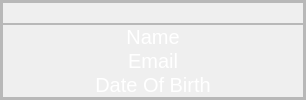
         <widget class="QWidget" name="profilePage">
          <layout class="QVBoxLayout" name="verticalLayout_14">
           <property name="spacing">
            <number>0</number>
           </property>
           <property name="leftMargin">
            <number>0</number>
           </property>
           <property name="topMargin">
            <number>0</number>
           </property>
           <property name="rightMargin">
            <number>0</number>
           </property>
           <property name="bottomMargin">
            <number>0</number>
           </property>
           <item>
            <widget class="QFrame" name="frame_18">
             <property name="styleSheet">
              <string notr="true"/>
             </property>
             <property name="frameShape">
              <enum>QFrame::StyledPanel</enum>
             </property>
             <property name="frameShadow">
              <enum>QFrame::Raised</enum>
             </property>
             <layout class="QVBoxLayout" name="verticalLayout_28">
              <property name="spacing">
               <number>0</number>
              </property>
              <property name="leftMargin">
               <number>0</number>
              </property>
              <property name="topMargin">
               <number>0</number>
              </property>
              <property name="rightMargin">
               <number>0</number>
              </property>
              <property name="bottomMargin">
               <number>0</number>
              </property>
              <item>
               <widget class="QFrame" name="frame_20">
                <property name="autoFillBackground">
                 <bool>false</bool>
                </property>
                <property name="styleSheet">
                 <string notr="true"/>
                </property>
                <property name="frameShape">
                 <enum>QFrame::StyledPanel</enum>
                </property>
                <property name="frameShadow">
                 <enum>QFrame::Raised</enum>
                </property>
                <layout class="QVBoxLayout" name="verticalLayout_27">
                 <property name="spacing">
                  <number>0</number>
                 </property>
                 <property name="leftMargin">
                  <number>0</number>
                 </property>
                 <property name="topMargin">
                  <number>0</number>
                 </property>
                 <property name="rightMargin">
                  <number>0</number>
                 </property>
                 <property name="bottomMargin">
                  <number>0</number>
                 </property>
                 <item>
                  <widget class="QFrame" name="frame_40">
                   <property name="styleSheet">
                    <string notr="true">image: url(:/logo/User-removebg-preview.png);
background:none;
</string>
                   </property>
                   <property name="frameShape">
                    <enum>QFrame::StyledPanel</enum>
                   </property>
                   <property name="frameShadow">
                    <enum>QFrame::Raised</enum>
                   </property>
                  </widget>
                 </item>
                 <item>
                  <widget class="QFrame" name="frame_33">
                   <property name="minimumSize">
                    <size>
                     <width>0</width>
                     <height>0</height>
                    </size>
                   </property>
                   <property name="maximumSize">
                    <size>
                     <width>16777215</width>
                     <height>16777215</height>
                    </size>
                   </property>
                   <property name="styleSheet">
                    <string notr="true">background:none;</string>
                   </property>
                   <property name="frameShape">
                    <enum>QFrame::StyledPanel</enum>
                   </property>
                   <property name="frameShadow">
                    <enum>QFrame::Raised</enum>
                   </property>
                   <layout class="QVBoxLayout" name="verticalLayout_40">
                    <property name="spacing">
                     <number>0</number>
                    </property>
                    <property name="leftMargin">
                     <number>0</number>
                    </property>
                    <property name="topMargin">
                     <number>0</number>
                    </property>
                    <property name="rightMargin">
                     <number>0</number>
                    </property>
                    <property name="bottomMargin">
                     <number>0</number>
                    </property>
                    <item alignment="Qt::AlignHCenter|Qt::AlignBottom">
                     <widget class="QLabel" name="label_16">
                      <property name="font">
                       <font>
                        <pointsize>15</pointsize>
                       </font>
                      </property>
                      <property name="styleSheet">
                       <string notr="true">border-bottom:2px solid #e60540;
min-width:300px;
color:white</string>
                      </property>
                      <property name="text">
                       <string>Name</string>
                      </property>
                      <property name="alignment">
                       <set>Qt::AlignCenter</set>
                      </property>
                     </widget>
                    </item>
                    <item alignment="Qt::AlignHCenter|Qt::AlignVCenter">
                     <widget class="QLabel" name="label_17">
                      <property name="font">
                       <font>
                        <pointsize>15</pointsize>
                       </font>
                      </property>
                      <property name="styleSheet">
                       <string notr="true">border-bottom:2px solid #e60540;
min-width:300px;
color:white</string>
                      </property>
                      <property name="text">
                       <string>Email</string>
                      </property>
                      <property name="alignment">
                       <set>Qt::AlignCenter</set>
                      </property>
                     </widget>
                    </item>
                    <item alignment="Qt::AlignHCenter|Qt::AlignTop">
                     <widget class="QLabel" name="label_18">
                      <property name="font">
                       <font>
                        <pointsize>15</pointsize>
                       </font>
                      </property>
                      <property name="styleSheet">
                       <string notr="true">border-bottom:2px solid #e60540;
min-width:300px;
color:white</string>
                      </property>
                      <property name="text">
                       <string>Date Of Birth</string>
                      </property>
                      <property name="alignment">
                       <set>Qt::AlignCenter</set>
                      </property>
                     </widget>
                    </item>
                   </layout>
                  </widget>
                 </item>
                </layout>
               </widget>
              </item>
             </layout>
            </widget>
           </item>
          </layout>
         </widget>
